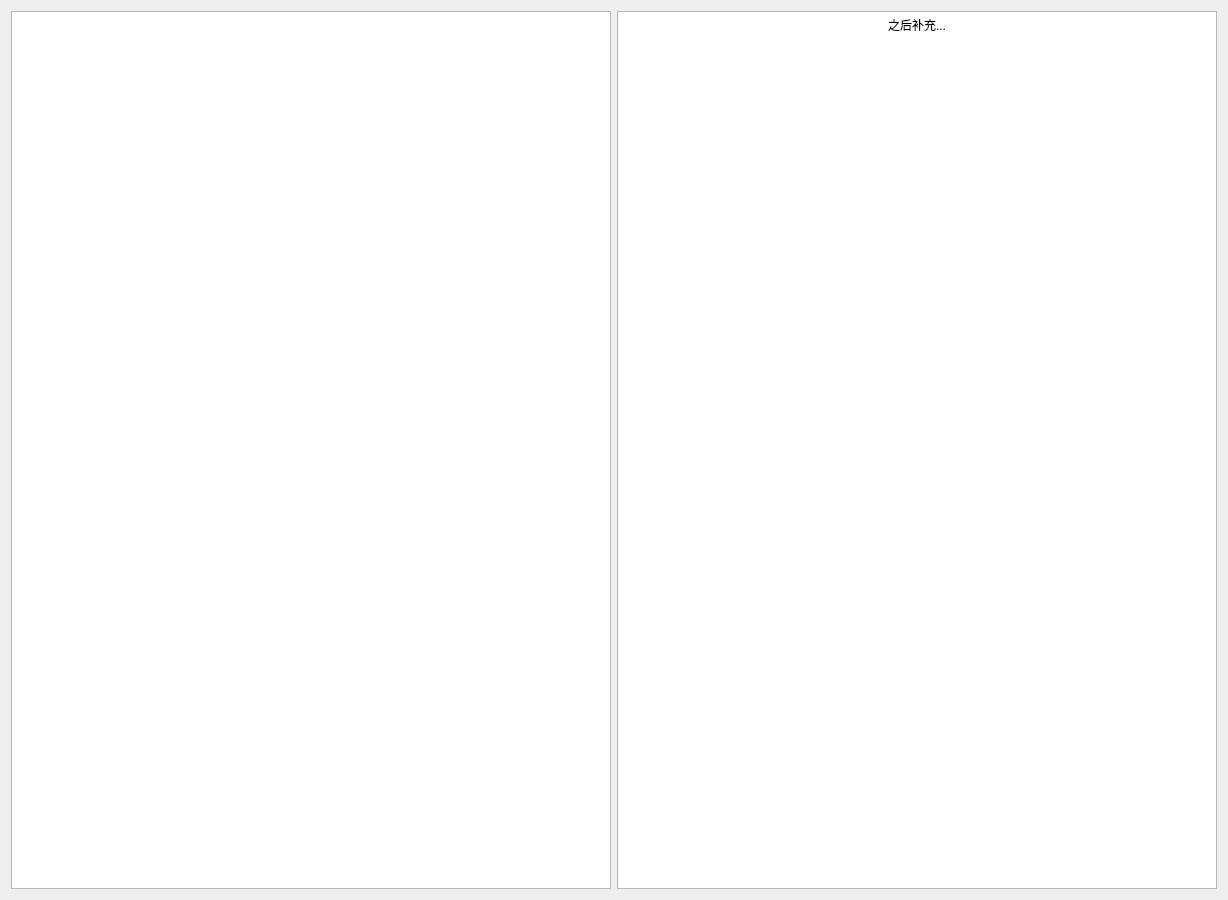
<?xml version="1.0" encoding="UTF-8"?>
<ui version="4.0">
 <class>Hardware</class>
 <widget class="QDialog" name="Hardware">
  <property name="geometry">
   <rect>
    <x>0</x>
    <y>0</y>
    <width>1200</width>
    <height>900</height>
   </rect>
  </property>
  <property name="windowTitle">
   <string>Dialog</string>
  </property>
  <layout class="QGridLayout" name="gridLayout_2">
   <item row="0" column="0">
    <layout class="QGridLayout" name="gridLayout">
     <item row="0" column="1">
      <widget class="QGraphicsView" name="HardwareImage">
       <property name="sizePolicy">
        <sizepolicy hsizetype="Minimum" vsizetype="Expanding">
         <horstretch>0</horstretch>
         <verstretch>0</verstretch>
        </sizepolicy>
       </property>
       <property name="minimumSize">
        <size>
         <width>600</width>
         <height>0</height>
        </size>
       </property>
       <property name="maximumSize">
        <size>
         <width>4000000</width>
         <height>16777215</height>
        </size>
       </property>
      </widget>
     </item>
     <item row="0" column="2">
      <widget class="QTextBrowser" name="textBrowser">
       <property name="sizePolicy">
        <sizepolicy hsizetype="Minimum" vsizetype="Expanding">
         <horstretch>0</horstretch>
         <verstretch>0</verstretch>
        </sizepolicy>
       </property>
       <property name="minimumSize">
        <size>
         <width>600</width>
         <height>0</height>
        </size>
       </property>
       <property name="html">
        <string>&lt;!DOCTYPE HTML PUBLIC &quot;-//W3C//DTD HTML 4.0//EN&quot; &quot;http://www.w3.org/TR/REC-html40/strict.dtd&quot;&gt;
&lt;html&gt;&lt;head&gt;&lt;meta name=&quot;qrichtext&quot; content=&quot;1&quot; /&gt;&lt;style type=&quot;text/css&quot;&gt;
p, li { white-space: pre-wrap; }
&lt;/style&gt;&lt;/head&gt;&lt;body style=&quot; font-family:'SimSun'; font-size:9pt; font-weight:400; font-style:normal;&quot;&gt;
&lt;p align=&quot;center&quot; style=&quot; margin-top:0px; margin-bottom:0px; margin-left:0px; margin-right:0px; -qt-block-indent:0; text-indent:0px;&quot;&gt;之后补充...&lt;/p&gt;&lt;/body&gt;&lt;/html&gt;</string>
       </property>
      </widget>
     </item>
    </layout>
   </item>
  </layout>
 </widget>
 <resources/>
 <connections/>
</ui>
